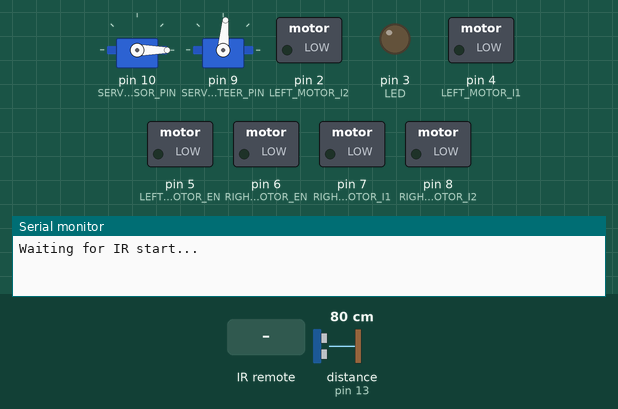
This sketch was run on a simulated Arduino Uno, built with avr-gcc and run on an emulated ATmega328P. Parts: 2 × servo, switched loads named in the sketch (green lamp = pin HIGH), output pins drawn as LEDs (lit = HIGH), the last lines printed to the serial monitor. Inputs (shaded band) come from the test bench; at power-on: distance to the obstacle (sensor on pin 13) 80 cm. The echo pulse lasts 58.3 µs per cm; pins used as bus, display or sensor lines are not drawn.

Above: at 1.2 s.
1.3 s: infrared code 0xBF40FF00 received
At 1.71 s:
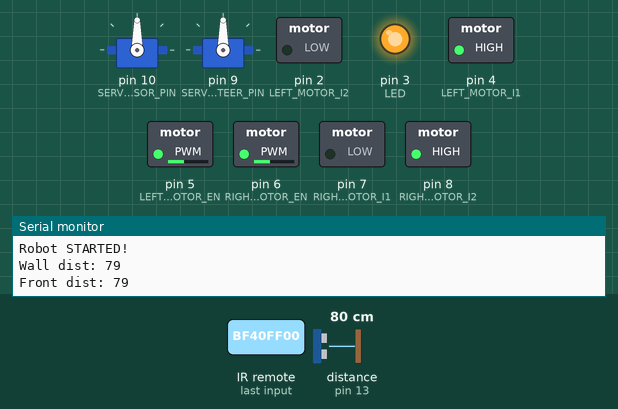
4.3 s: distance to the obstacle (sensor on pin 13) set to 18 cm
At 4.56 s:
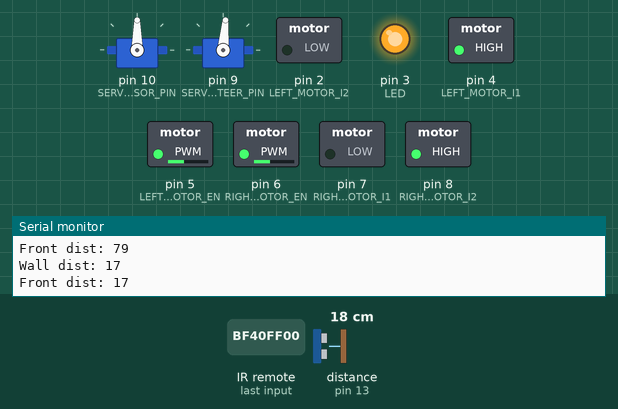
7.3 s: distance to the obstacle (sensor on pin 13) set to 14 cm
At 7.8 s:
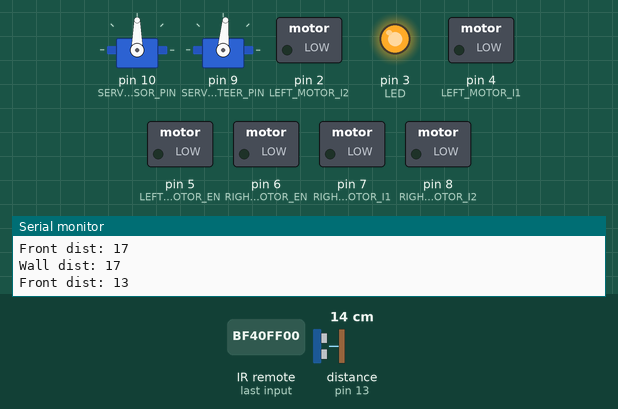
10.3 s: distance to the obstacle (sensor on pin 13) set to 35 cm
At 10.63 s:
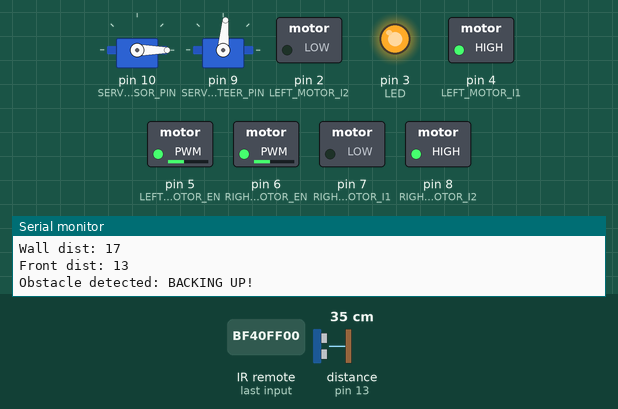
Timing chart, 0 to 14.3 s (numbered marks = the images above; inputs shaded):
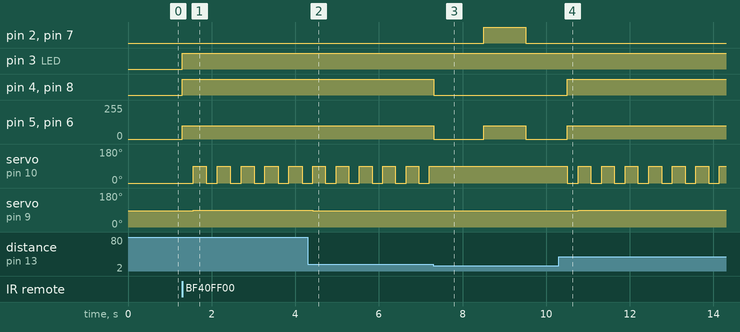

The sketch:

full_code.ino
```cpp
/*
  Author: Team 7 (merged)
  Date:   11/15/25
  About:  Continuous Wall-Following + Obstacle Check
*/

#include <Servo.h>
#include <IRremote.h>

#define TRIG_PIN         12
#define ECHO_PIN         13

#define SERVO_SENSOR_PIN 10
#define SERVO_STEER_PIN  9

#define LEFT_MOTOR_EN    5
#define RIGHT_MOTOR_EN   6
#define LEFT_MOTOR_I1    4
#define LEFT_MOTOR_I2    2
#define RIGHT_MOTOR_I1   7
#define RIGHT_MOTOR_I2   8

#define IR_RECEIVE_PIN   11
#define LED              3

int rightScan       = 0;     // angle for wall following
int forwardAngle    = 90;    // angle for obstacle avoidance

int steeringCenter  = 85;

int targetDistance  = 20;    // distance from wall
int safeDistance    = 15;    // obstacle avoidance distance
int scanInterval    = 250;

// ---------------- State ----------------
bool robotStarted = false;
unsigned long lastScanTime = 0;

// ----- Mission Timer -----
unsigned long missionStart = 0;
const unsigned long missionDuration = 5UL * 60UL * 1000UL; // 5 minutes

Servo sensorServo;
Servo steeringServo;

// ---------------- Distance ----------------
int getDistance() {
  digitalWrite(TRIG_PIN, LOW);
  delayMicroseconds(2);

  digitalWrite(TRIG_PIN, HIGH);
  delayMicroseconds(10);
  digitalWrite(TRIG_PIN, LOW);

  long duration = pulseIn(ECHO_PIN, HIGH, 12000);
  if (duration == 0) return 0;

  return (int)(duration * 0.034 / 2.0);
}

// ---------------- Motor Helper ----------------
void motors(int LI1, int LI2, int RI1, int RI2, int leftPWM, int rightPWM) {
  digitalWrite(LEFT_MOTOR_I1, LI1);
  digitalWrite(LEFT_MOTOR_I2, LI2);
  digitalWrite(RIGHT_MOTOR_I1, RI1);
  digitalWrite(RIGHT_MOTOR_I2, RI2);
  analogWrite(LEFT_MOTOR_EN, leftPWM);
  analogWrite(RIGHT_MOTOR_EN, rightPWM);
}

// ---------------- Movement ----------------
void MoveForward() {
  motors(1,0, 0,1, 100, 100);
}

void MoveBackward() {
  steeringServo.write(steeringCenter);
  motors(0,1, 1,0, 100, 100);
}

void StopMotors() {
  motors(0,0, 0,0, 0,0);
}

// ---------------- Micro Steering ----------------
void microSteerTowardWall() {
  steeringServo.write(steeringCenter + 5);
}

void microSteerAwayFromWall() {
  steeringServo.write(steeringCenter - 5);
}

// ---------------- Setup ----------------
void setup() {
  Serial.begin(9600);

  sensorServo.attach(SERVO_SENSOR_PIN);
  steeringServo.attach(SERVO_STEER_PIN);

  sensorServo.write(rightScan);
  steeringServo.write(steeringCenter);

  pinMode(LEFT_MOTOR_EN, OUTPUT);
  pinMode(RIGHT_MOTOR_EN, OUTPUT);
  pinMode(LEFT_MOTOR_I1, OUTPUT);
  pinMode(LEFT_MOTOR_I2, OUTPUT);
  pinMode(RIGHT_MOTOR_I1, OUTPUT);
  pinMode(RIGHT_MOTOR_I2, OUTPUT);

  pinMode(TRIG_PIN, OUTPUT);
  pinMode(ECHO_PIN, INPUT);

  IrReceiver.begin(IR_RECEIVE_PIN, ENABLE_LED_FEEDBACK);

  pinMode(LED, OUTPUT);
  digitalWrite(LED, LOW);

  Serial.println("Waiting for IR start...");
}

// ---------------- Main Loop ----------------
void loop() {

  // ----- Wait for IR Start Button -----
  if (!robotStarted) {
    if (IrReceiver.decode()) {
      unsigned long code = IrReceiver.decodedIRData.decodedRawData;
      Serial.print("IR code: 0x");
      Serial.println(code, HEX);

      if (code == 0xBF40FF00) {
        robotStarted = true;
        digitalWrite(LED, HIGH);

        missionStart = millis();
        lastScanTime = 0;

        Serial.println("Robot STARTED!");
      }
      IrReceiver.resume();
    }

    StopMotors();
    return;
  }

  // ----- Mission Timer -----
  if (millis() - missionStart >= missionDuration) {
    Serial.println("MISSION COMPLETE (5 minutes)");
    StopMotors();
    digitalWrite(LED, LOW);
    robotStarted = false;
    return;
  }

  // ---------------------------------------
  //        CONTINUOUS WALL FOLLOWING
  // ---------------------------------------
  MoveForward();

  if (millis() - lastScanTime >= scanInterval) {

    // Look RIGHT
    sensorServo.write(rightScan);
    delay(250);
    delayMicroseconds(500);
    int dist = getDistance();
    lastScanTime = millis();

    Serial.print("Wall dist: ");
    Serial.println(dist);

    // Wall-follow logic
    if (dist == 0 || dist > 150) {
      microSteerTowardWall();
    }
    else if (dist < targetDistance - 5) {
      microSteerAwayFromWall();
    }
    else if (dist > targetDistance + 5) {
      microSteerTowardWall();
    }
    else {
      steeringServo.write(steeringCenter);
    }
  }

  // ---------------------------------------
  //        OBSTACLE CHECK (FORWARD)
  // ---------------------------------------
  sensorServo.write(forwardAngle);
  delay(100);

  int frontDist = getDistance();
  Serial.print("Front dist: ");
  Serial.println(frontDist);

  if (frontDist > 0 && frontDist < safeDistance) {
    StopMotors();
    delay(1000);
    Serial.println("Obstacle detected: BACKING UP!");
    delay(200);
    MoveBackward();
    delay(1000);
    StopMotors();
    delay(1000);
  }
}
```

Measured:
- the behaviour switches between 16 and 15 cm on distance to the obstacle (sensor on pin 13) (found by bisection; images 2 and 3)
- after the input at 1.3 s, pin 3 (LED), pin 4 (LEFT_MOTOR_I1), pin 8 (RIGHT_MOTOR_I2): LOW → HIGH at once; pin 5 (LEFT_MOTOR_EN), pin 6 (RIGHT_MOTOR_EN): 0/255 → 100/255 at once; servo on pin 10 (SERVO_SENSOR_PIN): alternates 90° for 0.32 s and 0° for 0.26 s, starting after 0.26 s; servo on pin 9 (SERVO_STEER_PIN): 85° → 90° after 0.26 s
- after the input at 4.3 s, servo on pin 9 (SERVO_STEER_PIN): 90° → 85° after 0.12 s
- after the input at 7.3 s, pin 2 (LEFT_MOTOR_I2): LOW → HIGH after 1.2 s, → LOW 1.0 s later; pin 4 (LEFT_MOTOR_I1): HIGH → LOW at once
- after the input at 10.3 s, pin 2 (LEFT_MOTOR_I2), pin 7 (RIGHT_MOTOR_I1): stays LOW (without the input it goes to HIGH after 1.8 s); pin 4 (LEFT_MOTOR_I1), pin 8 (RIGHT_MOTOR_I2): goes on until 10.5 s, then stays HIGH; pin 5 (LEFT_MOTOR_EN), pin 6 (RIGHT_MOTOR_EN): goes on until 10.5 s, then stays 100/255
